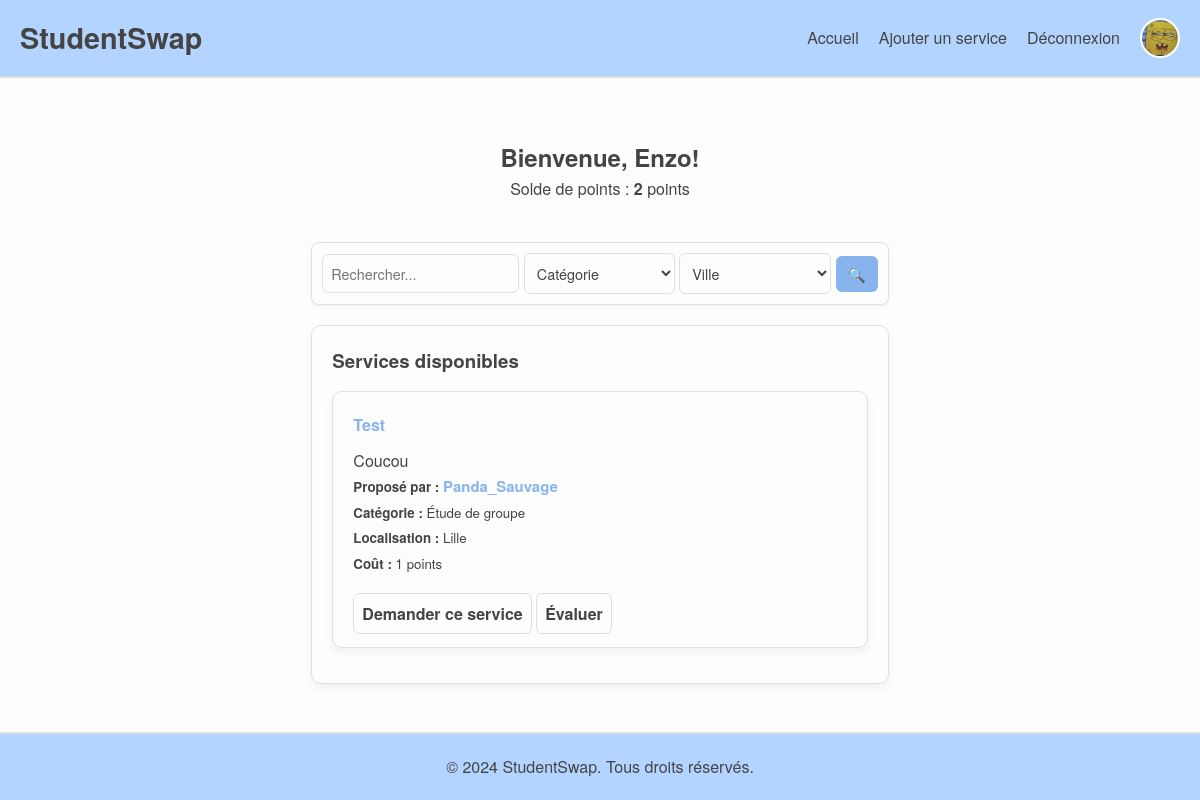
Before: /views/index.php (signed in) with the older database file.
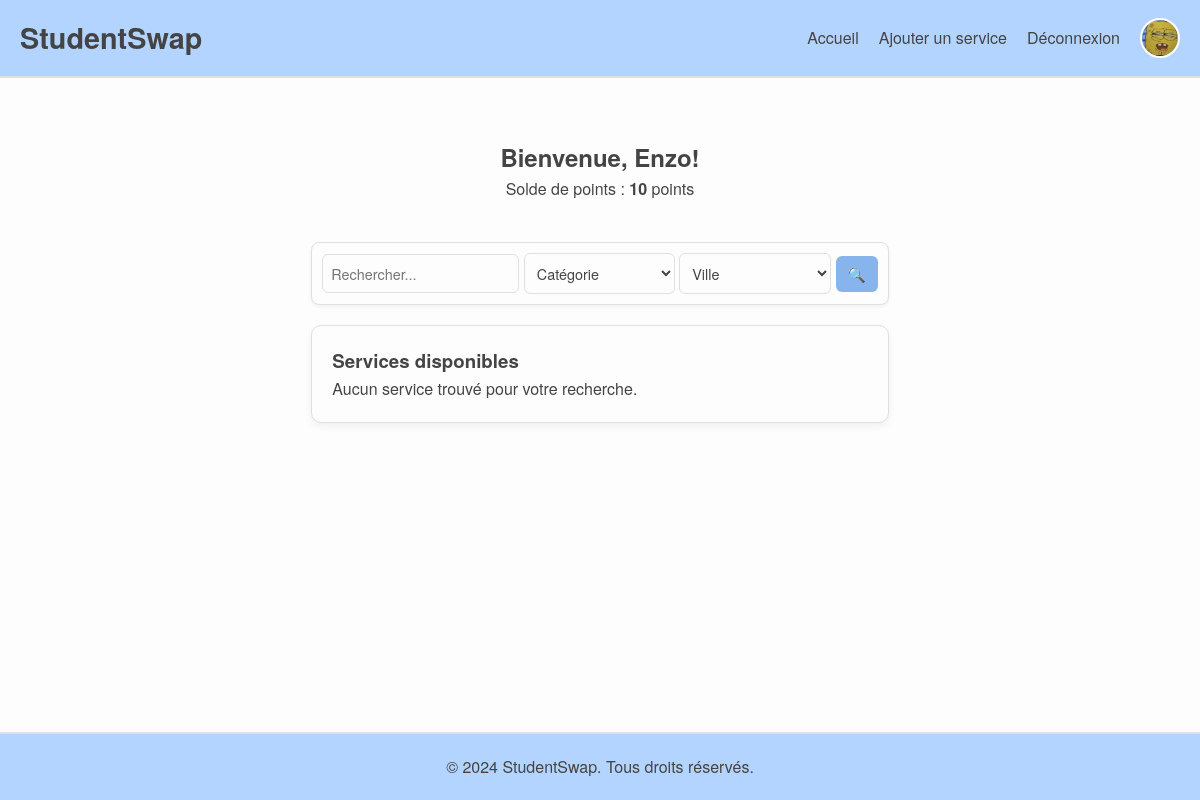
After: the same page with the newer database file.
### tables this page shows
CREATE TABLE `users` (
  `id` int(11) NOT NULL,
  `username` varchar(50) DEFAULT NULL,
  `email` varchar(100) DEFAULT NULL,
  `password` varchar(255) DEFAULT NULL,
  `points` int(11) DEFAULT 10,
  `created_at` timestamp NOT NULL DEFAULT current_timestamp(),
  `profile_picture` varchar(255) DEFAULT 'default-picture.png',
  `is_admin` tinyint(1) DEFAULT 0
);

CREATE TABLE `services` (
  `id` int(11) NOT NULL,
  `user_id` int(11) DEFAULT NULL,
  `title` varchar(100) DEFAULT NULL,
  `description` text DEFAULT NULL,
  `category` varchar(50) DEFAULT NULL,
  `location` varchar(100) DEFAULT NULL,
  `points_cost` int(11) DEFAULT NULL,
  `created_at` timestamp NOT NULL DEFAULT current_timestamp(),
  `category_id` int(11) DEFAULT NULL,
  `status` enum('available','requested','accepted') DEFAULT 'available',
  `deleted_at` timestamp NULL DEFAULT NULL
);

CREATE TABLE `categories` (
  `id` int(11) NOT NULL,
  `name` varchar(100) NOT NULL
);

### views/index.php (the view, shortened to what this page needs)
<?php
include '../config/db.php';
try {
    $user_id = $_SESSION['user_id'] ?? null;
    $user = null;
    if ($user_id) {
        $sql = "SELECT username, email, COALESCE(points, 10) AS points, profile_picture, is_admin FROM users WHERE id = ?";
        $stmt = $conn->prepare($sql);
        $stmt->execute([$user_id]);
        $user = $stmt->fetch(PDO::FETCH_ASSOC);
    }
    $search_query = $_GET['search_query'] ?? '';
    $sql = "SELECT services.*, users.username, categories.name AS category_name
            FROM services
            JOIN users ON services.user_id = users.id
            JOIN categories ON services.category_id = categories.id
            WHERE services.status = 'available'";
    $sql .= " ORDER BY services.created_at DESC";
    $stmt = $conn->prepare($sql);
    $stmt->execute();
    $services = $stmt->fetchAll(PDO::FETCH_ASSOC);
} catch (PDOException $e) {
    die("Erreur lors de la récupération des données : " . $e->getMessage());
}
?>
<!DOCTYPE html>
<html lang="fr">
<head>
    <link rel="stylesheet" href="../assets/css/style.css">
</head>
<body>
    <div class="wrapper">
        <?php include '../includes/header.php'; ?>
        <main class="main-content">
            <section class="welcome">
                <?php if ($user): ?>
                <h2>Bienvenue, <?= htmlspecialchars($user['username']) ?>!</h2>
                <p>Solde de points :
                    <?php if (isset($user['is_admin']) && $user['is_admin'] == 1): ?>
                    <img src="../assets/svg/infinite.svg" alt="Points illimités" class="infinite-icon">
                    <?php else: ?>
                    <strong><?= htmlspecialchars($user['points']) ?></strong> points
                    <?php endif; ?>
                </p>
                <?php else: ?>
                <h2>Bienvenue sur StudentSwap !</h2>
                <p>Connectez-vous pour accéder à toutes les fonctionnalités.</p>
                <?php endif; ?>
            </section>
            <div class="search-form-container">
                <section class="search-form">
                    <form method="GET" action="index.php">
                        <input type="text" name="search_query" placeholder="Rechercher..."
                            value="<?= htmlspecialchars($search_query) ?>">
                        <select name="category_id">
                            <option value="">Catégorie</option>
                        </select>
                        <select name="city_id">
                            <option value="">Ville</option>
                        </select>
                        <button type="submit">🔍</button>
                    </form>
                </section>
            </div>
            <section class="services">
                <h3>Services disponibles</h3>
                <?php if (count($services) > 0): ?>
                <div class="service-list">
                    <?php foreach ($services as $service): ?>
                    <div class="service-card">
                        <h4><strong><?= htmlspecialchars($service['title']) ?></strong></h4>
                        <p><?= htmlspecialchars($service['description']) ?></p>
                        <small><strong>Proposé par :</strong> <a class="user_id"
                                href="view_profile.php?id=<?= htmlspecialchars($service['user_id']) ?>"><?= htmlspecialchars($service['username']) ?></a></small><br>
                        <small><strong>Catégorie :</strong>
                            <?= htmlspecialchars($service['category_name']) ?></small><br>
                        <small><strong>Localisation :</strong> <?= htmlspecialchars($service['location']) ?></small><br>
                        <small><strong>Coût :</strong>
                            <?php if ($service['points_cost'] == 0): ?>
                            <span class="free-service">GRATUIT</span>
                            <?php else: ?>
                            <?= htmlspecialchars($service['points_cost']) ?> points
                            <?php endif; ?>
                        </small><br><br>
                        <?php if ($user): ?>
                        <a href="../controllers/request_service.php?id=<?= $service['id'] ?>" class="btn">Demander ce
                            service</a>
                        <a href="leave_review.php?id=<?= $service['id'] ?>" class="btn-evaluate">Évaluer</a>
                        <?php else: ?>
                        <button class="btn" disabled>Connectez-vous pour demander ce service</button>
                        <button class="btn-evaluate" disabled>Connectez-vous pour évaluer</button>
                        <?php endif; ?>
                    </div>
                    <?php endforeach; ?>
                </div>
                <?php else: ?>
                <p>Aucun service trouvé pour votre recherche.</p>
                <?php endif; ?>
            </section>
        </main>
        <?php include '../includes/footer.php'; ?>
    </div>
</body>
</html>

### includes/header.php (shortened to what this page needs)
<?php
$user_id = $_SESSION['user_id'] ?? null;
$profile_picture = 'default-picture.png';
$logged_in_user = null;
try {
    if (!empty($user_id)) {
        include '../config/db.php';
        $sql = "SELECT id, username, email, points, profile_picture FROM users WHERE id = ?";
        $stmt = $conn->prepare($sql);
        $stmt->execute([$user_id]);
        $logged_in_user = $stmt->fetch(PDO::FETCH_ASSOC);
        if ($logged_in_user && !empty($logged_in_user['profile_picture'])) {
            $profile_path = "../uploads/profile_pictures/" . $logged_in_user['profile_picture'];
            $profile_picture = file_exists($profile_path) ? $logged_in_user['profile_picture'] : 'default-picture.png';
        }
    }
} catch (PDOException $e) {
    error_log("Erreur dans le header : " . $e->getMessage());
}
?>
<header>
    <a href="../views/index.php" class="site-title">StudentSwap</a>
    <nav class="navbar">
        <a href="../views/index.php">Accueil</a>
        <?php if (!empty($user_id) && $logged_in_user): ?>
        <a href="../controllers/add_service.php">Ajouter un service</a>
        <a href="../public/logout.php">Déconnexion</a>
        <a href="../views/profile.php?id=<?= htmlspecialchars($user_id) ?>" class="profile-icon">
            <img src="../uploads/profile_pictures/<?= htmlspecialchars($profile_picture) ?>" alt="Photo de profil"
                onerror="this.onerror=null; this.src='../assets/img/default-picture.png';">
        </a>
        <?php else: ?>
        <a href="../views/login.php">Connexion</a>
        <?php endif; ?>
    </nav>
</header>

### includes/footer.php
<footer>
    &copy; 2024 StudentSwap. Tous droits réservés.
</footer>

Changed rows visible on the page:
removed services: title "Test", description "Coucou", user.username "Panda_Sauvage", category.name "Étude de groupe", location "Lille", points_cost "1"
Other visible differences:
$user['points']: "2" → "10"
text now shown: "Aucun service trouvé pour votre recherche."
